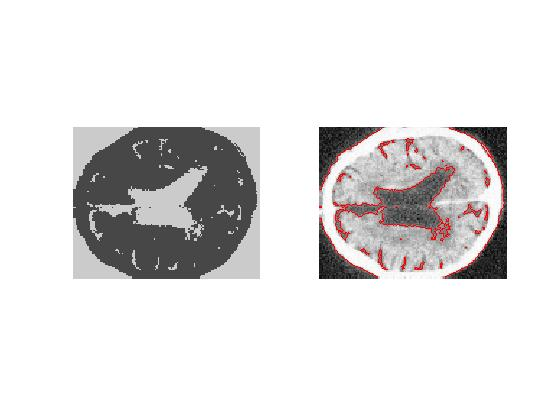
%> input picture edge-detection/P105Active_Contour_Without_Edge/3.jpg, 560 x 420 px
$ octave deconvblindtest.m   (GNU Octave 9; MATLAB toolbox functions it lacks are replaced by stand-ins)
%> lines starting %> are read from the running program, lines starting %| are printed output that depends on the picture
rng default;

I = imread('D:\Pics\desize\3.jpg');
%> I is the input picture: size 420x560x3 uint8; mean R, G, B 227.1, 225.6, 225.6
PSF = fspecial('gaussian',7,10);
V = .0001;
BlurredNoisy = imnoise(imfilter(I,PSF),'gaussian',0,V);
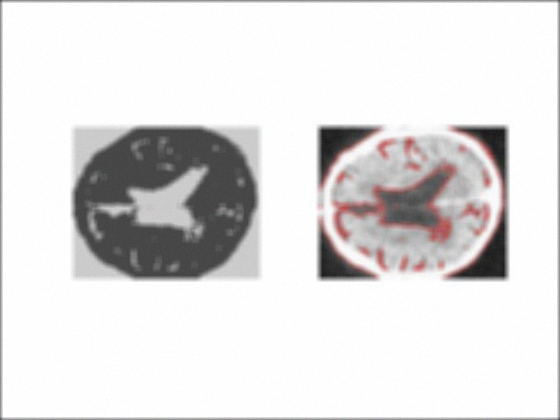
%> BlurredNoisy: size 420x560x3 uint8; mean R, G, B 224.5, 223, 223
WT = zeros(size(I));
WT(5:end-4,5:end-4) = 1;
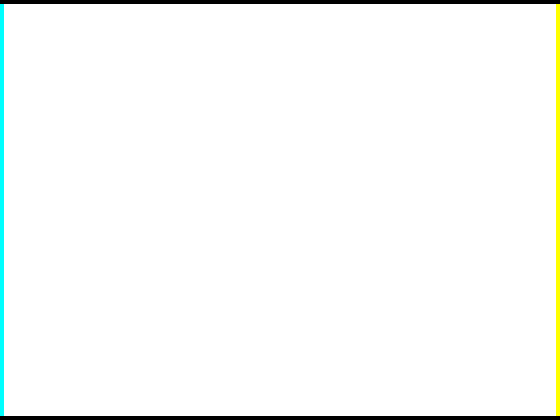
%> WT: size 420x560x3 double; mean R, G, B 0.974, 0.981, 0.974
INITPSF = ones(size(PSF));
%> (the run ends here)

$ run again, with edge-detection/P105Active_Contour_Without_Edge/1.jpg copied over edge-detection/P105Active_Contour_Without_Edge/3.jpg
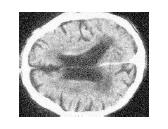
%> input picture edge-detection/P105Active_Contour_Without_Edge/1.jpg, 168 x 129 px
%> I is the input picture: size 129x168x3 uint8; min 0, max 255, mean 194.5
%> `BlurredNoisy = imnoise(imfilter(I,PSF),'gaussian',0,V);`:
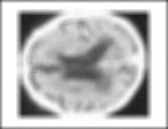
%> BlurredNoisy: size 129x168x3 uint8; mean R, G, B 188.4, 188.4, 188.4
%> `WT(5:end-4,5:end-4) = 1;`:
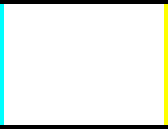
%> WT: size 129x168x3 double; mean R, G, B 0.916, 0.938, 0.916
